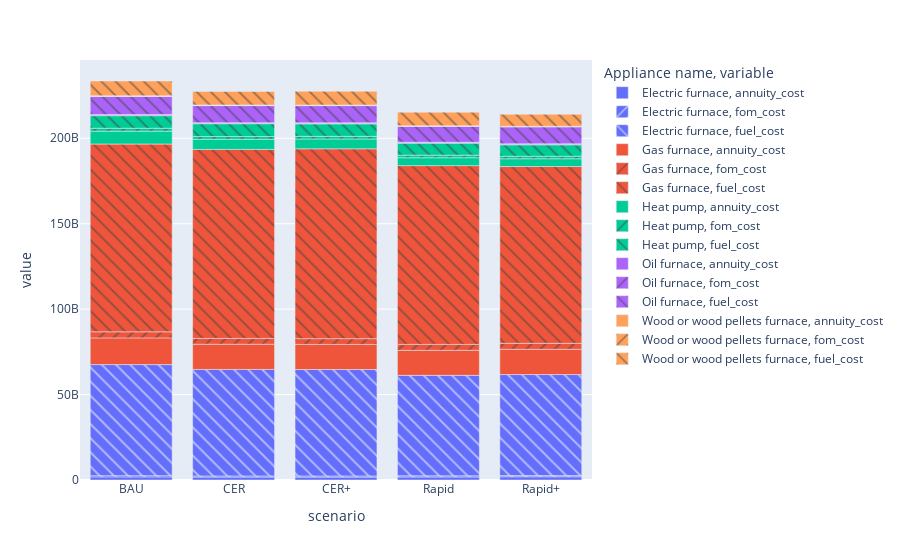

This figure's notebook cell:
### Code cell
px.bar(abm_cost_comps.groupby(["scenario","Appliance name","variable"])["value"].mean().reset_index(), x="scenario", y="value", color="Appliance name", pattern_shape="variable", template="plotly")

### Figure 1 — Plotly figure (JSON) as saved in the notebook; plotly's stock layout.template omitted (floating-point values rounded to 4 significant figures)
{"data": [{"alignmentgroup": "True", "hovertemplate": "Appliance name=Electric furnace<br>variable=annuity_cost<br>scenario=%{x}<br>value=%{y}<extra></extra>", "legendgroup": "Electric furnace, annuity_cost", "marker": {"color": "#636efa", "pattern": {"shape": ""}}, "name": "Electric furnace, annuity_cost", "offsetgroup": "Electric furnace, annuity_cost", "orientation": "v", "showlegend": true, "textposition": "auto", "type": "bar", "x": ["BAU", "CER", "CER+", "Rapid", "Rapid+"], "xaxis": "x", "y": [1821000000.0, 1727000000.0, 1709000000.0, 1790000000.0, 1891000000.0], "yaxis": "y"}, {"alignmentgroup": "True", "hovertemplate": "Appliance name=Electric furnace<br>variable=fom_cost<br>scenario=%{x}<br>value=%{y}<extra></extra>", "legendgroup": "Electric furnace, fom_cost", "marker": {"color": "#636efa", "pattern": {"shape": "/"}}, "name": "Electric furnace, fom_cost", "offsetgroup": "Electric furnace, fom_cost", "orientation": "v", "showlegend": true, "textposition": "auto", "type": "bar", "x": ["BAU", "CER", "CER+", "Rapid", "Rapid+"], "xaxis": "x", "y": [720400000.0, 665900000.0, 659400000.0, 655900000.0, 698800000.0], "yaxis": "y"}, {"alignmentgroup": "True", "hovertemplate": "Appliance name=Electric furnace<br>variable=fuel_cost<br>scenario=%{x}<br>value=%{y}<extra></extra>", "legendgroup": "Electric furnace, fuel_cost", "marker": {"color": "#636efa", "pattern": {"shape": "\\"}}, "name": "Electric furnace, fuel_cost", "offsetgroup": "Electric furnace, fuel_cost", "orientation": "v", "showlegend": true, "textposition": "auto", "type": "bar", "x": ["BAU", "CER", "CER+", "Rapid", "Rapid+"], "xaxis": "x", "y": [65000000000.0, 62310000000.0, 62290000000.0, 58800000000.0, 59120000000.0], "yaxis": "y"}, {"alignmentgroup": "True", "hovertemplate": "Appliance name=Gas furnace<br>variable=annuity_cost<br>scenario=%{x}<br>value=%{y}<extra></extra>", "legendgroup": "Gas furnace, annuity_cost", "marker": {"color": "#EF553B", "pattern": {"shape": ""}}, "name": "Gas furnace, annuity_cost", "offsetgroup": "Gas furnace, annuity_cost", "orientation": "v", "showlegend": true, "textposition": "auto", "type": "bar", "x": ["BAU", "CER", "CER+", "Rapid", "Rapid+"], "xaxis": "x", "y": [15620000000.0, 14760000000.0, 14700000000.0, 14670000000.0, 14800000000.0], "yaxis": "y"}, {"alignmentgroup": "True", "hovertemplate": "Appliance name=Gas furnace<br>variable=fom_cost<br>scenario=%{x}<br>value=%{y}<extra></extra>", "legendgroup": "Gas furnace, fom_cost", "marker": {"color": "#EF553B", "pattern": {"shape": "/"}}, "name": "Gas furnace, fom_cost", "offsetgroup": "Gas furnace, fom_cost", "orientation": "v", "showlegend": true, "textposition": "auto", "type": "bar", "x": ["BAU", "CER", "CER+", "Rapid", "Rapid+"], "xaxis": "x", "y": [3572000000.0, 3386000000.0, 3372000000.0, 3453000000.0, 3494000000.0], "yaxis": "y"}, {"alignmentgroup": "True", "hovertemplate": "Appliance name=Gas furnace<br>variable=fuel_cost<br>scenario=%{x}<br>value=%{y}<extra></extra>", "legendgroup": "Gas furnace, fuel_cost", "marker": {"color": "#EF553B", "pattern": {"shape": "\\"}}, "name": "Gas furnace, fuel_cost", "offsetgroup": "Gas furnace, fuel_cost", "orientation": "v", "showlegend": true, "textposition": "auto", "type": "bar", "x": ["BAU", "CER", "CER+", "Rapid", "Rapid+"], "xaxis": "x", "y": [109900000000.0, 110600000000.0, 111100000000.0, 104600000000.0, 103500000000.0], "yaxis": "y"}, {"alignmentgroup": "True", "hovertemplate": "Appliance name=Heat pump<br>variable=annuity_cost<br>scenario=%{x}<br>value=%{y}<extra></extra>", "legendgroup": "Heat pump, annuity_cost", "marker": {"color": "#00cc96", "pattern": {"shape": ""}}, "name": "Heat pump, annuity_cost", "offsetgroup": "Heat pump, annuity_cost", "orientation": "v", "showlegend": true, "textposition": "auto", "type": "bar", "x": ["BAU", "CER", "CER+", "Rapid", "Rapid+"], "xaxis": "x", "y": [7523000000.0, 5947000000.0, 5767000000.0, 4644000000.0, 4547000000.0], "yaxis": "y"}, {"alignmentgroup": "True", "hovertemplate": "Appliance name=Heat pump<br>variable=fom_cost<br>scenario=%{x}<br>value=%{y}<extra></extra>", "legendgroup": "Heat pump, fom_cost", "marker": {"color": "#00cc96", "pattern": {"shape": "/"}}, "name": "Heat pump, fom_cost", "offsetgroup": "Heat pump, fom_cost", "orientation": "v", "showlegend": true, "textposition": "auto", "type": "bar", "x": ["BAU", "CER", "CER+", "Rapid", "Rapid+"], "xaxis": "x", "y": [1711000000.0, 1585000000.0, 1527000000.0, 1480000000.0, 1450000000.0], "yaxis": "y"}, {"alignmentgroup": "True", "hovertemplate": "Appliance name=Heat pump<br>variable=fuel_cost<br>scenario=%{x}<br>value=%{y}<extra></extra>", "legendgroup": "Heat pump, fuel_cost", "marker": {"color": "#00cc96", "pattern": {"shape": "\\"}}, "name": "Heat pump, fuel_cost", "offsetgroup": "Heat pump, fuel_cost", "orientation": "v", "showlegend": true, "textposition": "auto", "type": "bar", "x": ["BAU", "CER", "CER+", "Rapid", "Rapid+"], "xaxis": "x", "y": [7346000000.0, 7515000000.0, 7292000000.0, 7000000000.0, 6712000000.0], "yaxis": "y"}, {"alignmentgroup": "True", "hovertemplate": "Appliance name=Oil furnace<br>variable=annuity_cost<br>scenario=%{x}<br>value=%{y}<extra></extra>", "legendgroup": "Oil furnace, annuity_cost", "marker": {"color": "#ab63fa", "pattern": {"shape": ""}}, "name": "Oil furnace, annuity_cost", "offsetgroup": "Oil furnace, annuity_cost", "orientation": "v", "showlegend": true, "textposition": "auto", "type": "bar", "x": ["BAU", "CER", "CER+", "Rapid", "Rapid+"], "xaxis": "x", "y": [541000000.0, 483100000.0, 516800000.0, 485700000.0, 499400000.0], "yaxis": "y"}, {"alignmentgroup": "True", "hovertemplate": "Appliance name=Oil furnace<br>variable=fom_cost<br>scenario=%{x}<br>value=%{y}<extra></extra>", "legendgroup": "Oil furnace, fom_cost", "marker": {"color": "#ab63fa", "pattern": {"shape": "/"}}, "name": "Oil furnace, fom_cost", "offsetgroup": "Oil furnace, fom_cost", "orientation": "v", "showlegend": true, "textposition": "auto", "type": "bar", "x": ["BAU", "CER", "CER+", "Rapid", "Rapid+"], "xaxis": "x", "y": [106700000.0, 96320000.0, 104200000.0, 103800000.0, 106300000.0], "yaxis": "y"}, {"alignmentgroup": "True", "hovertemplate": "Appliance name=Oil furnace<br>variable=fuel_cost<br>scenario=%{x}<br>value=%{y}<extra></extra>", "legendgroup": "Oil furnace, fuel_cost", "marker": {"color": "#ab63fa", "pattern": {"shape": "\\"}}, "name": "Oil furnace, fuel_cost", "offsetgroup": "Oil furnace, fuel_cost", "orientation": "v", "showlegend": true, "textposition": "auto", "type": "bar", "x": ["BAU", "CER", "CER+", "Rapid", "Rapid+"], "xaxis": "x", "y": [10600000000.0, 10020000000.0, 10050000000.0, 9277000000.0, 9886000000.0], "yaxis": "y"}, {"alignmentgroup": "True", "hovertemplate": "Appliance name=Wood or wood pellets furnace<br>variable=annuity_cost<br>scenario=%{x}<br>value=%{y}<extra></extra>", "legendgroup": "Wood or wood pellets furnace, annuity_cost", "marker": {"color": "#FFA15A", "pattern": {"shape": ""}}, "name": "Wood or wood pellets furnace, annuity_cost", "offsetgroup": "Wood or wood pellets furnace, annuity_cost", "orientation": "v", "showlegend": true, "textposition": "auto", "type": "bar", "x": ["BAU", "CER", "CER+", "Rapid", "Rapid+"], "xaxis": "x", "y": [306300000.0, 284800000.0, 271300000.0, 273700000.0, 251600000.0], "yaxis": "y"}, {"alignmentgroup": "True", "hovertemplate": "Appliance name=Wood or wood pellets furnace<br>variable=fom_cost<br>scenario=%{x}<br>value=%{y}<extra></extra>", "legendgroup": "Wood or wood pellets furnace, fom_cost", "marker": {"color": "#FFA15A", "pattern": {"shape": "/"}}, "name": "Wood or wood pellets furnace, fom_cost", "offsetgroup": "Wood or wood pellets furnace, fom_cost", "orientation": "v", "showlegend": true, "textposition": "auto", "type": "bar", "x": ["BAU", "CER", "CER+", "Rapid", "Rapid+"], "xaxis": "x", "y": [118400000.0, 102100000.0, 97770000.0, 99320000.0, 97490000.0], "yaxis": "y"}, {"alignmentgroup": "True", "hovertemplate": "Appliance name=Wood or wood pellets furnace<br>variable=fuel_cost<br>scenario=%{x}<br>value=%{y}<extra></extra>", "legendgroup": "Wood or wood pellets furnace, fuel_cost", "marker": {"color": "#FFA15A", "pattern": {"shape": "\\"}}, "name": "Wood or wood pellets furnace, fuel_cost", "offsetgroup": "Wood or wood pellets furnace, fuel_cost", "orientation": "v", "showlegend": true, "textposition": "auto", "type": "bar", "x": ["BAU", "CER", "CER+", "Rapid", "Rapid+"], "xaxis": "x", "y": [8632000000.0, 7925000000.0, 8016000000.0, 7937000000.0, 7021000000.0], "yaxis": "y"}], "layout": {"barmode": "relative", "legend": {"title": {"text": "Appliance name, variable"}, "tracegroupgap": 0}, "margin": {"t": 60}, "xaxis": {"anchor": "y", "domain": [0, 1], "title": {"text": "scenario"}}, "yaxis": {"anchor": "x", "domain": [0, 1], "title": {"text": "value"}}}}
